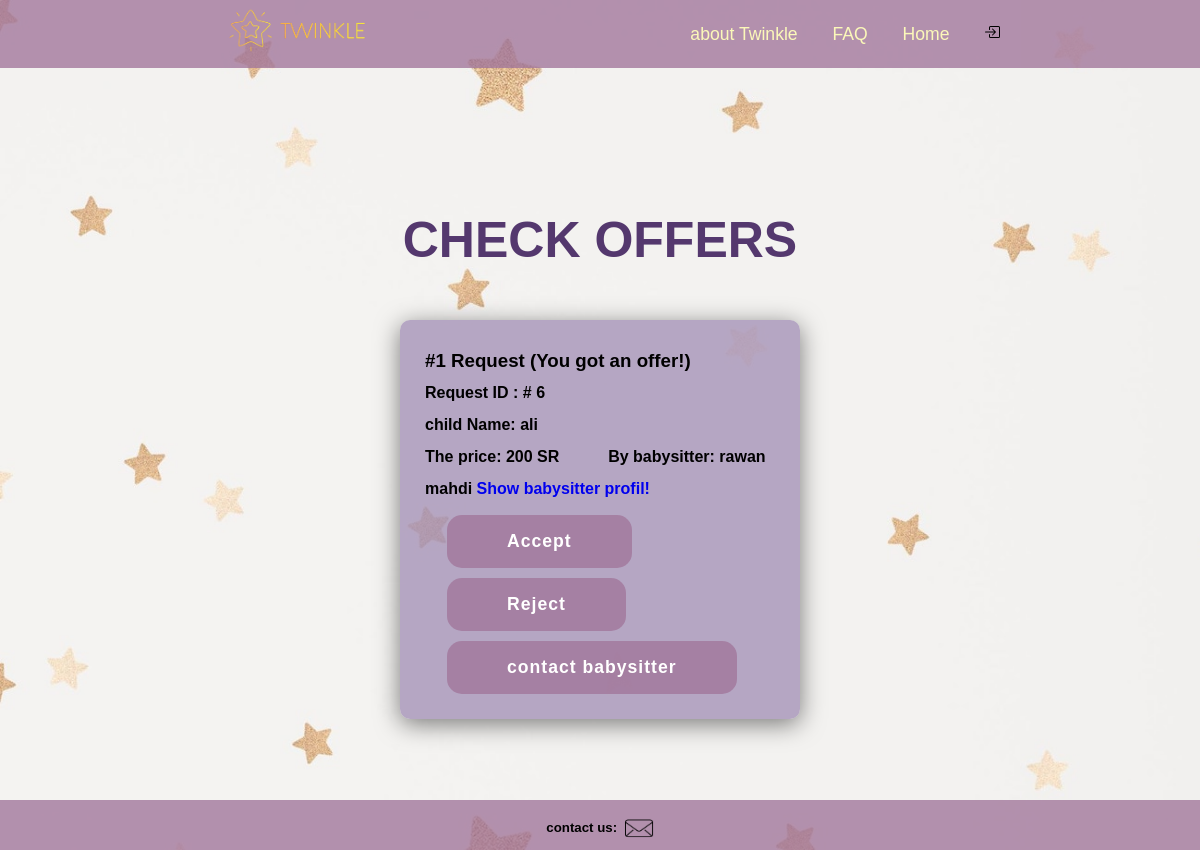
The app's page /OffersParentSide.php with its own data.
### tables this page shows
CREATE TABLE IF NOT EXISTS `offers` (
  `offer_id` int(9) NOT NULL AUTO_INCREMENT,
  `request_id` int(9) NOT NULL,
  `user_id` int(9) NOT NULL,
  `price` varchar(50) NOT NULL,
  `status` varchar(50) NOT NULL,
  PRIMARY KEY (`offer_id`)
);

CREATE TABLE IF NOT EXISTS `requests` (
  `id` int(6) NOT NULL AUTO_INCREMENT,
  `kidsName` varchar(200) NOT NULL,
  `Gender` varchar(20) NOT NULL,
  `age` varchar(500) NOT NULL,
  `TypeOfServese` varchar(100) NOT NULL,
  `startDate` date NOT NULL,
  `Duration` varchar(500) NOT NULL,
  `comments` text NOT NULL,
  `parentName` varchar(100) NOT NULL,
  `status` varchar(100) DEFAULT NULL,
  PRIMARY KEY (`id`)
);

CREATE TABLE IF NOT EXISTS `users` (
  `user_id` int(11) NOT NULL AUTO_INCREMENT,
  `first_name` varchar(50) NOT NULL,
  `last_name` varchar(50) NOT NULL,
  `password` varchar(30) NOT NULL,
  `email` varchar(255) NOT NULL,
  `city` varchar(255) NOT NULL,
  `location` varchar(500) DEFAULT NULL,
  `photo` varchar(500) NOT NULL,
  `age` float DEFAULT NULL,
  `gender` varchar(50) DEFAULT NULL,
  `phone` varchar(50) DEFAULT NULL,
  `bio` text,
  `role` int(2) NOT NULL,
  PRIMARY KEY (`user_id`)
);

### OffersParentSide.php (the view, shortened to what this page needs)
<!DOCTYPE html>
<html>
<head>
    <link rel="stylesheet" type="text/css" href="css/Style.css">
</head>
<body >
  <header>
    <a href="#"class="logo "><img src="img/noBG2.png"width="200"></a>
     <nav class="navagation">
        <a  id="aHedear" href="ParentHomePage.php#faq" > about Twinkle </a>
         <a id="aHedear"  href="ParentHomePage.php#faq" > FAQ </a>
          <a id="aHedear" href="ParentHomePage.php">Home</a>
          <a href="index.html"><img src="img/box-arrow-in-right.svg" alt="log out "></a>
     </nav>
 </header>
 <div class = "center">
  <br>
  <br>
  <br>
  <br>
  <br>
  <br>
  <br>
  <br>
    <h1 id="titleColor">CHECK OFFERS</h1>
    <br>
    <br>
     <?php
     include("config.php");
     $sql="SELECT users.*,requests.*,offers.status as status_offer,offers.offer_id,offers.price  FROM offers INNER JOIN requests
ON offers.request_id = requests.id INNER JOIN users
ON users.user_id = offers.user_id";
     $result = $mysqli->query($sql);
     if ($result->num_rows > 0) {
     while ($row = $result->fetch_assoc()) {
     ?>
        <fieldset class="card">
            <h3> #1 Request (You got an offer!) </h3>
      <div>
        <h4> Request ID : # <?php echo $row['id'] ?></h4>
        <h4> child Name: <?php echo $row['kidsName'] ?></h4>
        <h4>The price: <?php echo $row['price'] ?> SR &nbsp; &nbsp; &nbsp; &nbsp; &nbsp; By babysitter: <?php echo $row['first_name'].' '.$row['last_name'] ?> <a href="ViewBabysitterProfile.html">Show babysitter profil!</a></h4>
          <form method = "post"  action = "<?php $_PHP_SELF ?>">
        <input class="main-btn3" type="submit" value="Accept" name="Accept">
          </form>
          <form method = "post"  action = "<?php $_PHP_SELF ?>">
              <input class="main-btn3" type="submit" value="Reject" name="Reject">
          </form>
       <a href="mailto:<?php echo $row['email'] ?>"><button button class="main-btn3" type="button"> contact babysitter </button></a>
      </div>
        </fieldset>
     <?php }
     } ?>
      </div>
</body>
<footer class="footer">
  <h5>contact us:</h5>
  <div >
      <a href="mailto:Twinkle@hotmail.com">
          <img  id="mailIcon" src="mail.png"  alt="mail icon"  class="contactIcons">
          </a>
  </div>
</html>

### css/Style.css (style rules this page uses)
* { font-family: 'Gill Sans', 'Gill Sans MT', Calibri, 'Trebuchet MS', sans-serif; margin: 0; padding: 0; box-sizing: border-box; scroll-behavior: smooth; }
header { background-color:rgb(162 119 155/ 79%); width: 100%; position: fixed; z-index: 1000 ; display: flex; justify-content: space-between; align-items: center; padding: 3px 200px; }
#aHedear { color: #fbf8b9;; }
footer { width: 100%; height: 50px; background-color: rgb(162 119 155/ 79%); display: flex; justify-content: center; }
footer h5 { margin-top: 1.5em; padding-right: .5em; }
footer .contactIcons { width: 30px; height: 50%; margin-top: 1em ; }
.logo { text-decoration: none; color: rgb(255, 255, 5); text-transform: uppercase; font-weight: 700; font-size: 1.8em; }
.navagation a { color: rgb(255, 255, 5); text-decoration: none; font-size: 1.1em; font-weight: 400; padding-left: 30px; }
.singIn label, input { display: block; margin: 2px; padding: 2px; }
.main-btn3 { color: white; background-color: rgb(162 119 155/ 79%); text-decoration: none; border: none; font-size: 1.1em; font-weight: 600; display: inline-block; padding: 16px 60px; letter-spacing: 1px; border-radius: 15px; margin-top: 10px; margin-left: 22px; transition: 0.7s ease; display: flex; justify-content: center; text-decoration: none; }
#titleColor { color: rgb(84, 56, 110); font-size: 50px; }
.card { background-color: rgba(165, 146, 183, 0.785); width: 25em; box-shadow: 0 5px 25px rgba(1 1 1 /50%); border-radius: 10px; padding: 25px; margin: 15px ; line-height: 200% }
body { background-image: url(bkg2.jpg); background-size: cover; }
.center { display: flex; flex-direction: column; justify-content:center; align-items: center; text-align: left; min-height: 100vh; }
fieldset { border:none ; }
a { text-decoration: none; }

### records on screen
offers: request "6", request.kidsName "ali", price "200", user.first_name "rawan", user.last_name "mahdi"
